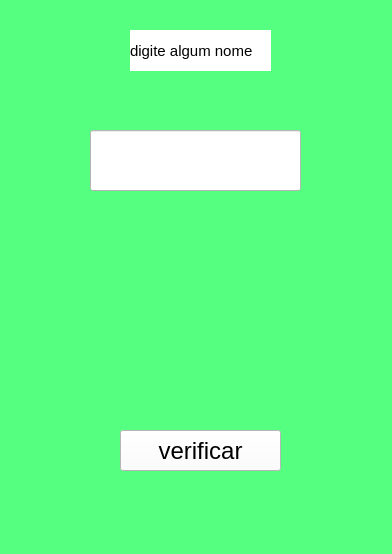
<?xml version="1.0" encoding="UTF-8"?>
<ui version="4.0">
 <class>MainWindow</class>
 <widget class="QMainWindow" name="MainWindow">
  <property name="geometry">
   <rect>
    <x>0</x>
    <y>0</y>
    <width>392</width>
    <height>554</height>
   </rect>
  </property>
  <property name="windowTitle">
   <string>MainWindow</string>
  </property>
  <property name="styleSheet">
   <string notr="true">background-color: rgb(85, 255, 127);</string>
  </property>
  <widget class="QWidget" name="centralwidget">
   <widget class="QPushButton" name="pushButton">
    <property name="geometry">
     <rect>
      <x>120</x>
      <y>430</y>
      <width>161</width>
      <height>41</height>
     </rect>
    </property>
    <property name="font">
     <font>
      <pointsize>18</pointsize>
     </font>
    </property>
    <property name="styleSheet">
     <string notr="true">background-color: rgb(255, 255, 255);</string>
    </property>
    <property name="text">
     <string>verificar</string>
    </property>
   </widget>
   <widget class="QLineEdit" name="lineEdit">
    <property name="geometry">
     <rect>
      <x>90</x>
      <y>130</y>
      <width>211</width>
      <height>61</height>
     </rect>
    </property>
    <property name="styleSheet">
     <string notr="true">background-color: rgb(255, 255, 255);</string>
    </property>
   </widget>
   <widget class="QLabel" name="label">
    <property name="geometry">
     <rect>
      <x>130</x>
      <y>30</y>
      <width>141</width>
      <height>41</height>
     </rect>
    </property>
    <property name="font">
     <font>
      <pointsize>11</pointsize>
     </font>
    </property>
    <property name="styleSheet">
     <string notr="true">background-color: rgb(255, 255, 255);</string>
    </property>
    <property name="text">
     <string>digite algum nome</string>
    </property>
   </widget>
  </widget>
  <widget class="QMenuBar" name="menubar">
   <property name="geometry">
    <rect>
     <x>0</x>
     <y>0</y>
     <width>392</width>
     <height>22</height>
    </rect>
   </property>
  </widget>
  <widget class="QStatusBar" name="statusbar"/>
 </widget>
 <resources/>
 <connections/>
</ui>
